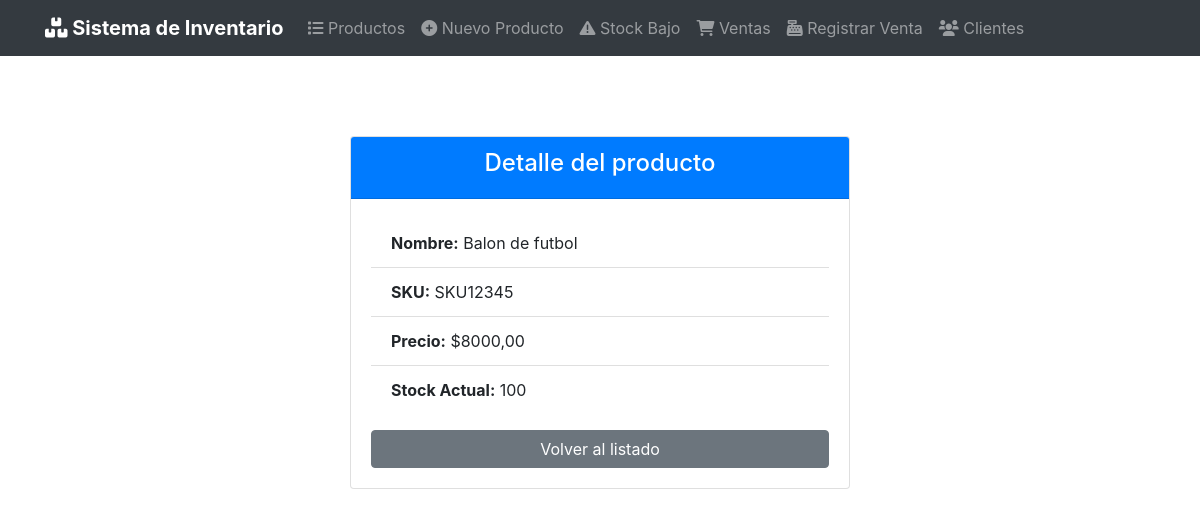
The app's page /8/ with its own data.
### productos/models.py (models this page shows, shortened)
class Producto(models.Model):
    nombre = models.CharField("Nombre", max_length=50)
    descripcion = models.CharField("Descripcion", max_length=200)
    precio_unitario = models.DecimalField("Precio", max_digits=10, decimal_places=2)
    sku = models.CharField("sku", max_length=20, unique=True)
    stock = models.IntegerField(default=0)
    stock_minimo = models.IntegerField(default=5, verbose_name="Stock Minimo")
    imagen = models.ImageField(
        "Imagen",
        upload_to=get_image_path,
        validators=[validate_image_size],
        blank=True,
        null=True,
        help_text="Formatos permitidos: jpg, png, gif. Tamaño maximo: 5MB"
    )
    fecha_creacion = models.DateTimeField("Fecha de creacion", auto_now_add=True)
    fecha_actualizacion = models.DateTimeField("Fecha de creacion", auto_now=True)
    class Meta:
        verbose_name = 'Producto'
        verbose_name_plural = 'Productos'
        ordering = ['nombre']

### productos/views.py (the view)
# urls.py: path('<int:pk>/', views.ProductoDetailView.as_view(), name='producto_detail'),
class ProductoDetailView(DetailView):
    model = Producto
    template_name = "productos/producto_detail.html"
    context_object_name = "producto"
    def get_context_data(self, **kwargs):
        context = super().get_context_data(**kwargs)
        context["movimientos"] = self.object.movimientos.all()[:10]
        context["form_ajuste"] = AjusteStockForm
        return context

### templates/productos/producto_detail.html
{% extends 'productos/base.html' %}
{% load bootstrap4 %}
{% load crispy_forms_tags %}
{% block content %}
<div class="container mt-5">
    <div class="card mx-auto" style="max-width: 500px;">
        <div class="card-header bg-primary text-white text-center">
            <h4>Detalle del producto</h4>
        </div>
        <div class="card-body">
            <ul class="list-group list-group-flush mb-3">
                <li class="list-group-item">
                    <strong>Nombre:</strong> {{ producto.nombre }}
                </li>
                <li class="list-group-item">
                    <strong>SKU:</strong> {{ producto.sku }}
                </li>
                <li class="list-group-item">
                    <strong>Precio:</strong> ${{ producto.precio_unitario }}
                </li>
                <li class="list-group-item">
                    <strong>Stock Actual:</strong> {{ producto.stock }}
                </li>
            </ul>
            <a href="{% url 'productos:producto_list' %}" class="btn btn-secondary btn-block">Volver al listado</a>
        </div>
    </div>
</div>
{% endblock content %}

### records on screen
Producto: nombre "Balon de futbol", sku "SKU12345", precio_unitario "8000,00", stock "100"
